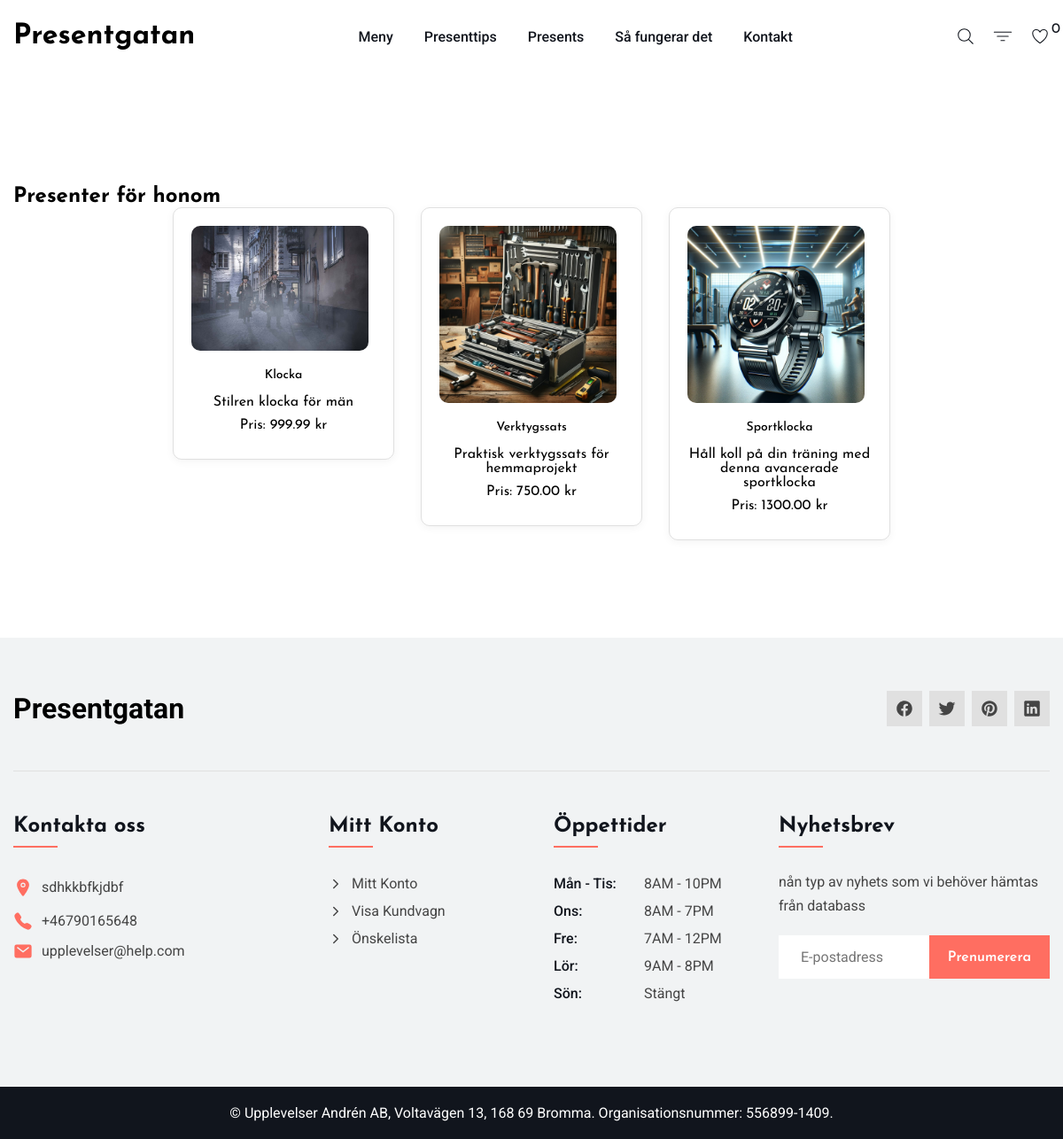
Page /men_gifts.php on the committed database.
### tables this page shows
CREATE TABLE presents (
    id INT AUTO_INCREMENT PRIMARY KEY,
    title VARCHAR(255) NOT NULL,
    description TEXT,
    image VARCHAR(255),
    price DECIMAL(10, 2),
    gender ENUM('male', 'female')
);

### men_gifts.php (the view, shortened to what this page needs)
<?php
include 'header.php';
?>
<link rel="stylesheet" href="./style.css">
<main>
    <section class="section gifts">
        <div class="container">
            <h2>Presenter för honom</h2>
            <ul class="gift-list">
            <?php
            $sql = "SELECT id, title, image, description, price FROM presents WHERE gender='male'";
            $result = $conn->query($sql);
            if ($result->num_rows > 0) {
                while($row = $result->fetch_assoc()) {
                    echo "<li class='gift-item'>";
                    echo "<img src='" . $row["image"] . "' alt='" . $row["title"] . "'>";
                    echo "<h3>" . $row["title"] . "</h3>";
                    echo "<p>" . $row["description"] . "</p>";
                    echo "<p>Pris: " . $row["price"] . " kr</p>";
                    echo "</li>";
                }
            } else {
                echo "<p>Inga presenter hittades</p>";
            }
            ?>
            </ul>
        </div>
    </section>
<?php
include 'footer.php';
?>

### header.php (shortened to what this page needs)
<!DOCTYPE html>
<html lang="en">
<head>
    <link rel="stylesheet" href="./style.css">
</head>
<body id="top">
    <header class="header" data-header>
        <div class="container">
            <a href="index.php" class="logo">
                <h1> Presentgatan </h1>
            </a>
            <nav class="navbar" data-navbar>
                <ul class="navbar-list">
                    <li class="navbar-item">
                        <a href="#" class="navbar-link">Meny</a>
                    </li>
                    <li class="navbar-item">
                        <a href="./Tips.php" class="navbar-link">Presenttips
</a>
                    </li>
                    <li class="navbar-item">
                        <a href="#" class="navbar-link">Presents</a>
                    </li>
                    <li class="navbar-item">
                        <a href="#" class="navbar-link">Så fungerar det
</a>
                    </li>
                    <li class="navbar-item">
                        <a href="#" class="navbar-link">Kontakt</a>
                    </li>
                </ul>
                <ul class="nav-action-list">
                    <li>
                        <button class="nav-action-btn">
                            <ion-icon name="search-outline" aria-hidden="true"></ion-icon>
                        </button>
                    </li>
                    <li>
                        <a href="#" class="nav-action-btn">
                            <ion-icon name="filter-outline" aria-hidden="true"></ion-icon>
                        </a>
                    </li>
                    <li>
                        <a href="wishlist.php" class="nav-action-btn">
                            <ion-icon name="heart-outline" aria-hidden="true"></ion-icon>
                            <data class="nav-action-badge" aria-hidden="true"><?php echo $_SESSION['wishlist_count'] ?? '0'; ?></data>
                        </a>
                    </li>
                </ul>
            </nav>
        </div>
    </header>
</body>
</html>

### footer.php (shortened to what this page needs)
  <footer class="footer">
    <div class="footer-top section">
      <div class="container">
        <div class="footer-brand">
          <a href="#" class="logo">
          <h1 >Presentgatan </h1>
          </a>
          <ul class="social-list">
            <li>
              <a href="#" class="social-link">
                <ion-icon name="logo-facebook"></ion-icon>
              </a>
            </li>
            <li>
              <a href="#" class="social-link">
                <ion-icon name="logo-twitter"></ion-icon>
              </a>
            </li>
            <li>
              <a href="#" class="social-link">
                <ion-icon name="logo-pinterest"></ion-icon>
              </a>
            </li>
            <li>
              <a href="#" class="social-link">
                <ion-icon name="logo-linkedin"></ion-icon>
              </a>
            </li>
          </ul>
        </div>
        <div class="footer-link-box">
          <ul class="footer-list">
            <li>
              <p class="footer-list-title">Kontakta oss</p>
            </li>
            <li>
              <address class="footer-link">
                <ion-icon name="location"></ion-icon>
                <span class="footer-link-text">
                  sdhkkbfkjdbf
                </span>
              </address>
            </li>
            <li>
              <a href="tel:+557343673257" class="footer-link">
                <ion-icon name="call"></ion-icon>
                <span class="footer-link-text">+46790165648</span>
              </a>
            </li>
            <li>
              <a href="mailto:footcap@help.com" class="footer-link">
                <ion-icon name="mail"></ion-icon>
                <span class="footer-link-text">upplevelser@help.com</span>
              </a>
            </li>
          </ul>
          <ul class="footer-list">
        <li>
          <p class="footer-list-title">Mitt Konto</p>
        </li>
        <li>
          <a href="#" class="footer-link">
            <ion-icon name="chevron-forward-outline"></ion-icon>
            <span class="footer-link-text">Mitt Konto</span>
          </a>
        </li>
        <li>
          <a href="#" class="footer-link">
            <ion-icon name="chevron-forward-outline"></ion-icon>
            <span class="footer-link-text">Visa Kundvagn</span>
          </a>
        </li>
        <li>
          <a href="#" class="footer-link">
            <ion-icon name="chevron-forward-outline"></ion-icon>
            <span class="footer-link-text">Önskelista</span>
          </a>
        </li>
      </ul>
      <div class="footer-list">
        <p class="footer-list-title">Öppettider</p>
        <table class="footer-table">
          <tbody>
            <tr class="table-row">
              <th class="table-head" scope="row">Mån - Tis:</th>
              <td class="table-data">8AM - 10PM</td>
            </tr>
            <tr class="table-row">
              <th class="table-head" scope="row">Ons:</th>
              <td class="table-data">8AM - 7PM</td>
            </tr>
            <tr class="table-row">
              <th class="table-head" scope="row">Fre:</th>
              <td class="table-data">7AM - 12PM</td>
            </tr>
            <tr class="table-row">
              <th class="table-head" scope="row">Lör:</th>
              <td class="table-data">9AM - 8PM</td>
            </tr>
            <tr class="table-row">
              <th class="table-head" scope="row">Sön:</th>
              <td class="table-data">Stängt</td>
            </tr>
          </tbody>
        </table>
      </div>
      <div class="footer-list">
        <p class="footer-list-title">Nyhetsbrev</p>
        <p class="newsletter-text">
          nån typ av nyhets som vi behöver hämtas från databass
        </p>
        <form action="" class="newsletter-form">
          <input type="email" name="email" required placeholder="E-postadress" class="newsletter-input">
          <button type="submit" class="btn btn-primary">Prenumerera</button>
        </form>
      </div>
    </div>
  </div>
</div>
    <div class="footer-bottom">
      <div class="container">
        <p class="copyright">
          &copy; <a href="#" class="copyright-link"></a>Upplevelser Andrén AB, Voltavägen 13, 168 69 Bromma. Organisationsnummer: 556899-1409.
      </div>
    </div>
  </footer>
</body>
</html>

### rows in the picture
presents: image (picture), title "Klocka", description "Stilren klocka för män", price "999.99"
presents: image (picture), title "Verktygssats", description "Praktisk verktygssats för hemmaprojekt", price "750.00"
presents: image (picture), title "Sportklocka", description "Håll koll på din träning med denna avancerade sportklocka", price "1300.00"

### other values in the picture
$_SESSION['wishlist_count'] "0"
